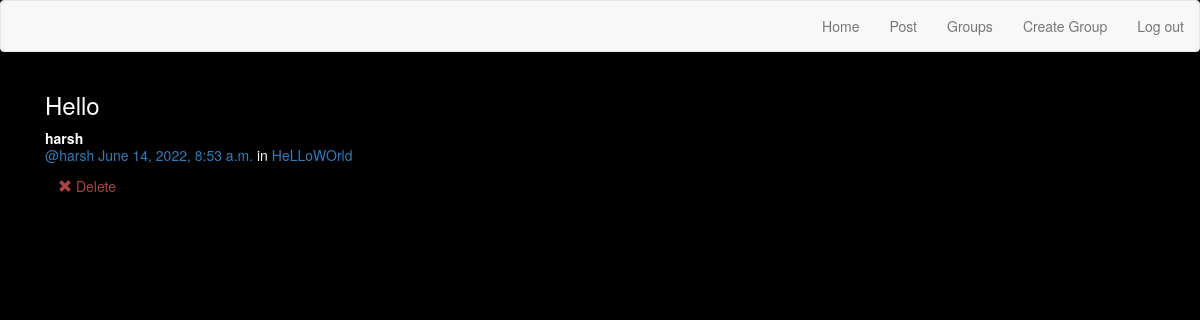
/posts/ (signed in), run on the app's committed database.
### posts/models.py (models this page shows, shortened)
class Post(models.Model):
    user = models.ForeignKey(User, related_name="posts",on_delete=models.CASCADE)
    created_at = models.DateTimeField(auto_now=True)
    message = models.TextField()
    message_html = models.TextField(editable=False)
    group = models.ForeignKey(Group, related_name="posts",null=True, blank=True,on_delete=models.CASCADE)
    class Meta:
        ordering = ["-created_at"]
        unique_together = ["user", "message"]

### groups/models.py (models this page shows, shortened)
class Group(models.Model):
    name = models.CharField(max_length=256,unique=True)
    slug = models.SlugField(allow_unicode=True,unique=True)
    description = models.TextField(blank=True,default='')
    description_html = models.TextField(editable=False,default='',blank=True)
    members = models.ManyToManyField(User,through='GroupMember')
    class Meta:
        ordering=['name']

### posts/views.py (the view)
class PostList(SelectRelatedMixin, generic.ListView):
    model = models.Post
    select_related = ("user", "group")

### posts/templates/posts/post_list.html (shortened to what this page needs)
{% extends "posts/post_base.html" %}
{% block post_content %}
<div class="col-md-8">
	{% for post in post_list %}
  {% include "posts/_post.html" %}
	{% endfor %}
</div>
{% endblock %}

### posts/templates/posts/_post.html
<div class="post media">
	<h3>{{ post.message_html|safe }}</h3>
	<div class="media-body">
		<strong>{{ post.user.username }}</strong>
		<h5 class="media-heading">
			<span class="username"><a href="{% url 'posts:for_user' username=post.user.username %}">@{{ post.user.username }}</a></span>
			<time class="time"><a href="{% url 'posts:single' username=post.user.username pk=post.pk %}">{{ post.created_at }}</a></time>
			{% if post.group %}
			<span class="group-name">in <a href="{% url 'groups:single' slug=post.group.slug %}">{{ post.group.name }}</a></span>
			{% endif %}
		</h5>
		<div class="media-footer">
			{% if user.is_authenticated and post.user == user and not hide_delete %}
				<a href="{% url 'posts:delete' pk=post.pk %}" title="delete" class="btn btn-simple">
					<span class="glyphicon glyphicon-remove text-danger" aria-hidden="true"></span>
					<span class="text-danger icon-label">Delete</span>
				</a>
			{% endif %}
		</div>
	</div>
</div>

### static/simplesocial/css/master.css (style rules this page uses)
body { background-color: black; color: white; }

### data on the page
Post: message_html "Hello", user.username "harsh", created_at "June 14, 2022, 8:53 a.m.", group.name "HeLLoWOrld", shows "Delete"
